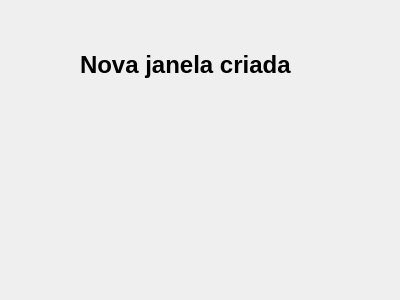
<?xml version="1.0" encoding="UTF-8"?>
<ui version="4.0">
 <class>janela_novo</class>
 <widget class="QDialog" name="janela_novo">
  <property name="geometry">
   <rect>
    <x>0</x>
    <y>0</y>
    <width>400</width>
    <height>300</height>
   </rect>
  </property>
  <property name="windowTitle">
   <string>Dialog</string>
  </property>
  <widget class="QLabel" name="label">
   <property name="geometry">
    <rect>
     <x>80</x>
     <y>30</y>
     <width>211</width>
     <height>71</height>
    </rect>
   </property>
   <property name="sizePolicy">
    <sizepolicy hsizetype="Preferred" vsizetype="Preferred">
     <horstretch>0</horstretch>
     <verstretch>0</verstretch>
    </sizepolicy>
   </property>
   <property name="text">
    <string>&lt;h1&gt;Nova janela criada&lt;/h1&gt;</string>
   </property>
  </widget>
 </widget>
 <resources/>
 <connections/>
</ui>
